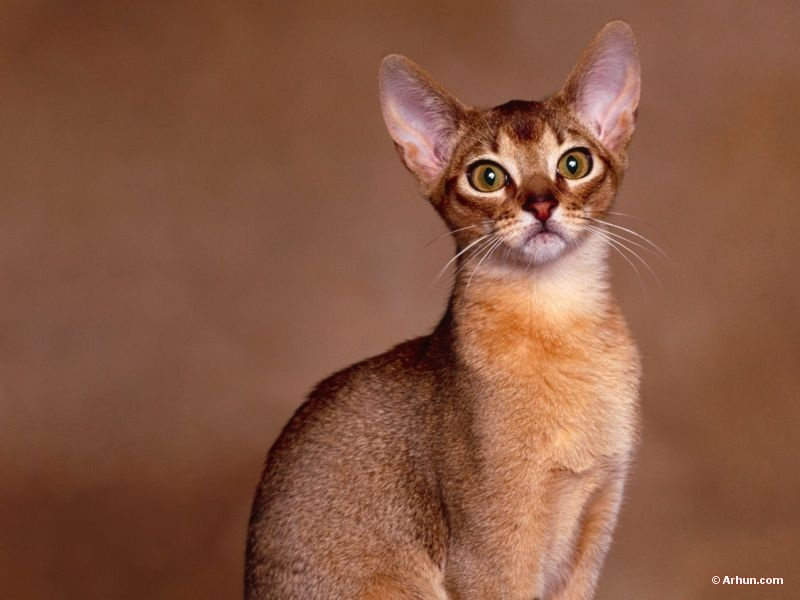
#> input picture examples_PET/Abyssinian.jpg, 800 x 600 px, given in place of Abyssinian_trimap.png, which was not available
$ python reveal_segmentation.py
#> lines starting #> are read from the running program, lines starting #| are printed output that depends on the picture; after the words box and inside, x2 and y2 are one past the last pixel; in counts of white or black regions, pixels touching at a corner belong together; pictures that were not available may be replaced by others from this repository, and a replacement may not be noted
import os

import cv2
import numpy as np
from pathlib import Path
from PIL import Image

IMAGE_DIR = Path("./examples_PET")
OUTPUT_DIR = Path("./trimap/PET")

IMAGE_NAMES = [
    "Abyssinian",
    "american_bulldog",
    "basset_hound",
    "beagle",
    "miniature_pinscher",
]

def make_trimap(image_path: Path) -> np.ndarray:
    img = Image.open(image_path).convert("RGB")
#> img is the input picture: PIL image 800x600 RGB; mean R, G, B 135.3, 88.7, 66.5
    img = np.array(img)

    gray = cv2.cvtColor(img, cv2.COLOR_RGB2GRAY)
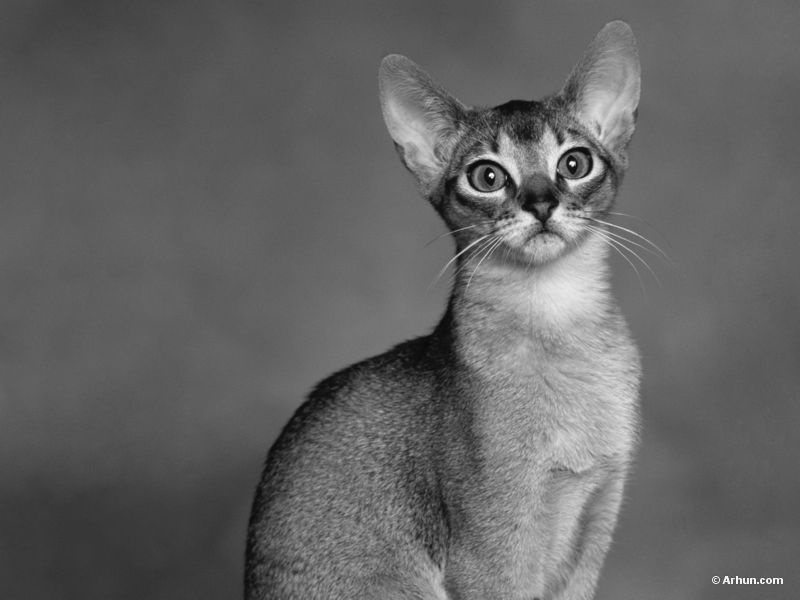
#> gray: shape (600, 800); min 5, max 254, mean 100.1
    gray_norm = cv2.normalize(gray, None, 0, 255, cv2.NORM_MINMAX)

    _, animal = cv2.threshold(
        gray_norm,
        0,
        255,
        cv2.THRESH_BINARY_INV + cv2.THRESH_OTSU,
    )
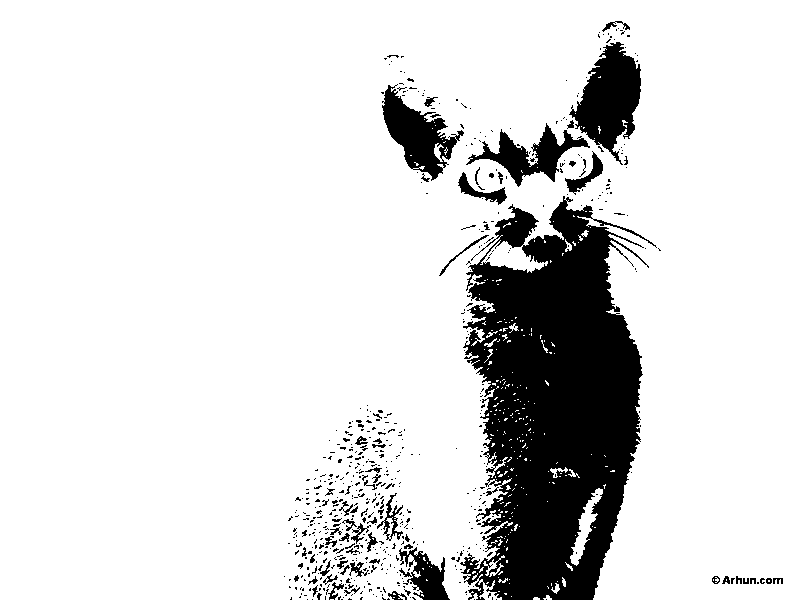
#> animal: shape (600, 800); 86% white; 603 black regions (535 under 20 px), largest, box (x1, y1, x2, y2) and area: (460, 196, 657, 600) 49381, (569, 42, 641, 165) 4690, (382, 84, 464, 181) 3258

    kernel = np.ones((7, 7), np.uint8)
    expand_kernel = np.ones((14, 14), np.uint8)
    expanded_animal = cv2.dilate(animal, expand_kernel, iterations=1)
#> expanded_animal: shape (600, 800); 94.5% white; 13 black regions (3 under 20 px), largest, box (x1, y1, x2, y2) and area: (487, 234, 634, 600) 22269, (584, 59, 634, 138) 1939, (564, 479, 618, 600) 942

    dilated = cv2.dilate(expanded_animal, kernel, iterations=1)
#> dilated: shape (600, 800); 96% white; 9 black regions (3 under 20 px), largest, box (x1, y1, x2, y2) and area: (503, 242, 631, 461) 13920, (518, 471, 582, 600) 3256, (588, 66, 631, 126) 1237, (396, 115, 425, 153) 348, (570, 575, 588, 600) 205, (588, 465, 596, 479) 82
    eroded = cv2.erode(expanded_animal, kernel, iterations=1)
#> eroded: shape (600, 800); 92.6% white; 11 black regions, largest, box (x1, y1, x2, y2) and area: (484, 231, 637, 600) 27427, (581, 56, 637, 141) 2761, (561, 476, 621, 600) 1941
    border = cv2.subtract(dilated, eroded)
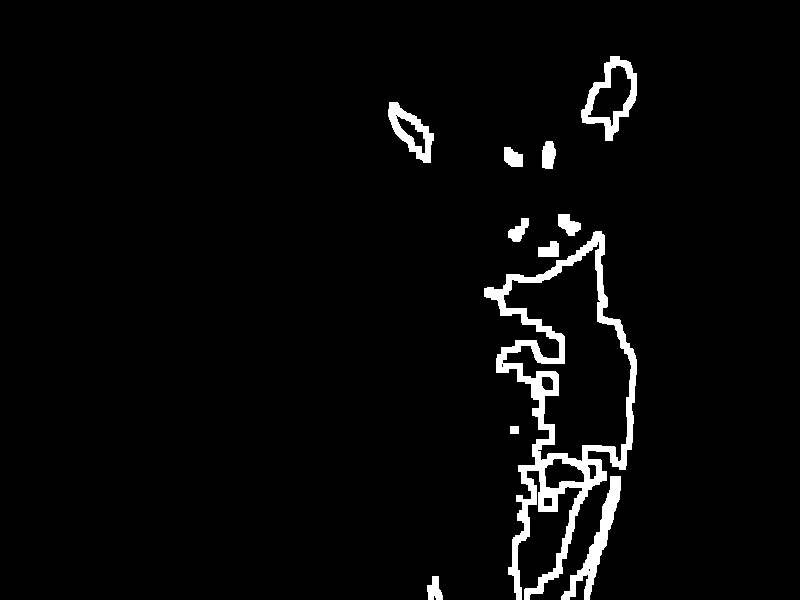
#> border: shape (600, 800); 3.4% white; 11 white regions, largest, box (x1, y1, x2, y2) and area: (484, 231, 637, 600) 10166, (561, 476, 621, 600) 1734, (581, 56, 637, 141) 1524

    trimap = np.zeros_like(expanded_animal, dtype=np.uint8)
    trimap[expanded_animal == 255] = 255
    trimap[border == 255] = 128

    return trimap


def save_colored_trimap(trimap: np.ndarray, output_path: Path) -> None:
    color = np.zeros((trimap.shape[0], trimap.shape[1], 3), dtype=np.uint8)

    color[trimap == 0] = [0, 0, 0]          # background
    color[trimap == 128] = [255, 255, 0]    # border
    color[trimap == 255] = [255, 255, 255]  # animal

    cv2.imwrite(str(output_path), cv2.cvtColor(color, cv2.COLOR_RGB2BGR))
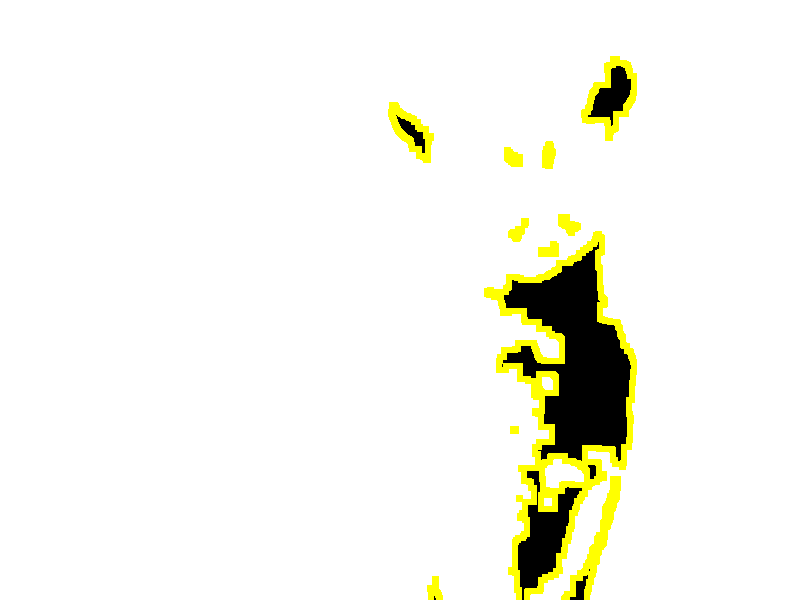
#> saved as Abyssinian_trimap_color.png: shape (600, 800, 3); mean B, G, R 236.2, 244.9, 244.9


def save_overlay(base_image_path: Path, trimap: np.ndarray, output_path: Path, alpha: float = 0.45) -> None:
#> called with alpha = 0.45
    base = Image.open(base_image_path).convert("RGB")
    base = np.array(base)

    if base.shape[:2] != trimap.shape[:2]:
        trimap = cv2.resize(
            trimap,
            (base.shape[1], base.shape[0]),
            interpolation=cv2.INTER_NEAREST,
        )

    overlay = base.copy()

    # RGB overlay colors
    overlay[trimap == 128] = [255, 255, 0]  # yellow border
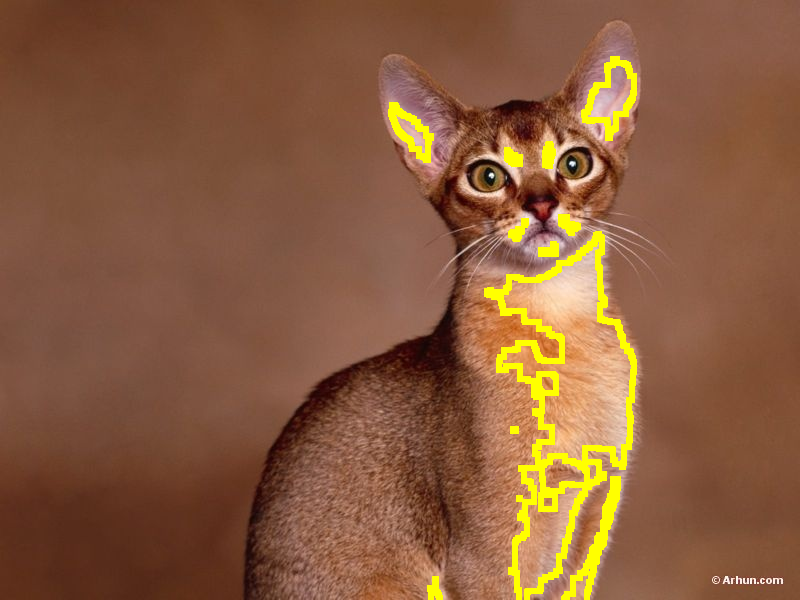
#> overlay: shape (600, 800, 3); 3.4% of pixels changed, all inside (x1, y1, x2, y2) = (388, 56, 637, 600)
    overlay[trimap == 255] = [255, 0, 0]    # red animal
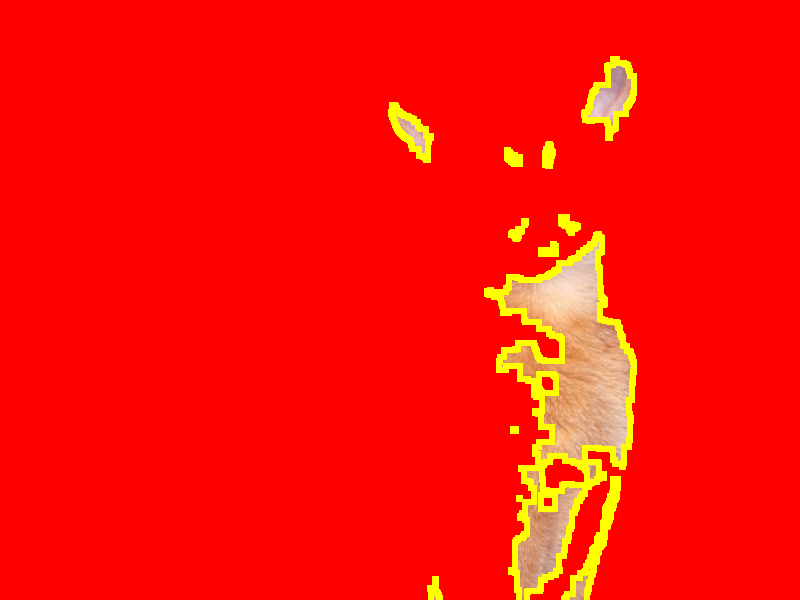
#> overlay: shape (600, 800, 3); mean R, G, B 253.8, 15.4, 5.3

    result = cv2.addWeighted(base, 1 - alpha, overlay, alpha, 0)
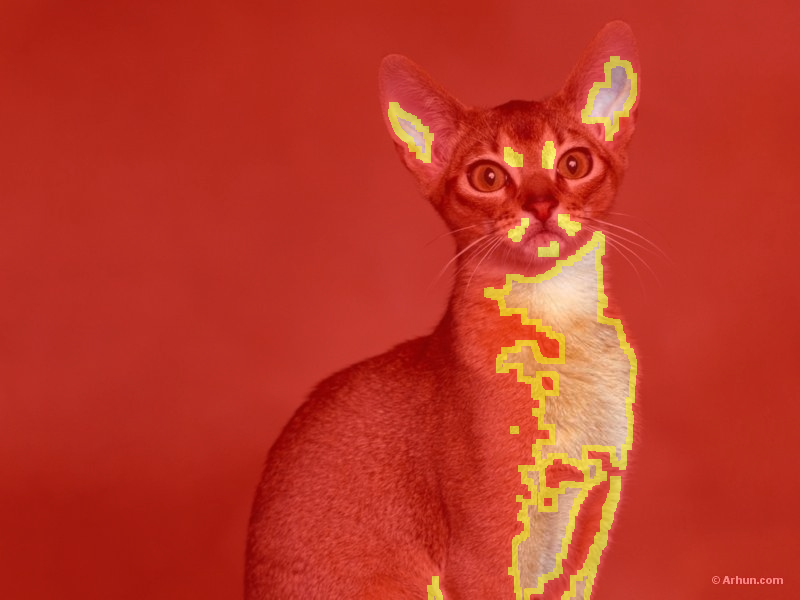
#> result: shape (600, 800, 3); mean R, G, B 188.6, 55.7, 39

    cv2.imwrite(str(output_path), cv2.cvtColor(result, cv2.COLOR_RGB2BGR))


if __name__ == "__main__":
    for image_name in IMAGE_NAMES:
        input_path = IMAGE_DIR / f"{image_name}_trimap.png"
        base_image_path = IMAGE_DIR / f"{image_name}.jpg"

        trimap = make_trimap(input_path)
        os.makedirs(OUTPUT_DIR, exist_ok=True)
        # raw_path = OUTPUT_DIR / f"{image_name}_trimap_raw.png"
        color_path = OUTPUT_DIR / f"{image_name}_trimap_color.png"
        overlay_path = OUTPUT_DIR / f"{image_name}_trimap_overlay.png"

        # cv2.imwrite(str(raw_path), trimap)
        save_colored_trimap(trimap, color_path)
        save_overlay(base_image_path, trimap, overlay_path)

        # print(f"Saved: {raw_path}")
        print(f"Saved: {color_path}")
        print(f"Saved: {overlay_path}")
#> pass 2 of the loop `for image_name in IMAGE_NAMES:`:
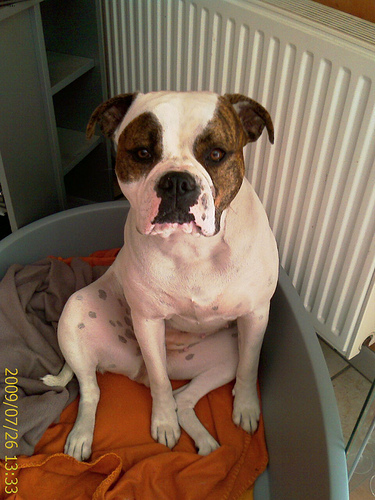
#> input picture examples_PET/american_bulldog.jpg, 375 x 500 px, given in place of american_bulldog_trimap.png, which was not available
#> in make_trimap, img is the input picture: PIL image 375x500 RGB; mean R, G, B 122.2, 101.1, 82.2
#> gray: shape (500, 375)
#> in make_trimap (call 2), `_, animal = cv2.threshold( gray_norm, 0, 255, cv2.THRESH_BINARY_INV + ..`:
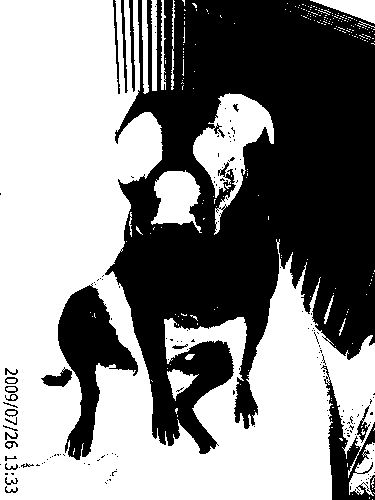
#> animal: shape (500, 375); 54.2% white; 159 black regions (134 under 20 px), largest, box (x1, y1, x2, y2) and area: (105, 0, 375, 454) 75516, (58, 283, 138, 460) 5884, (321, 365, 375, 500) 2374
#> expanded_animal: shape (500, 375); 73.9% white; 16 black regions (9 under 20 px), largest, box (x1, y1, x2, y2) and area: (122, 0, 375, 425) 45753, (65, 296, 126, 406) 1981, (190, 350, 226, 387) 615
#> dilated: shape (500, 375); 78.2% white; 8 black regions (2 under 20 px), largest, box (x1, y1, x2, y2) and area: (127, 0, 375, 355) 38956, (69, 306, 113, 365) 1096, (355, 305, 375, 331) 358, (205, 353, 223, 377) 285, (140, 191, 148, 212) 91, (163, 405, 166, 419) 35
#> eroded: shape (500, 375); 68.7% white; 8 black regions, largest, box (x1, y1, x2, y2) and area: (119, 0, 375, 428) 52543, (62, 293, 129, 440) 3456, (187, 347, 229, 390) 1119
#> border: shape (500, 375); 9.5% white; 9 white regions, largest, box (x1, y1, x2, y2) and area: (119, 0, 375, 428) 12293, (62, 293, 129, 440) 2354, (276, 0, 375, 55) 900
#> in save_overlay (call 2), `result = cv2.addWeighted(base, 1 - alpha, overlay, alpha, 0)`:
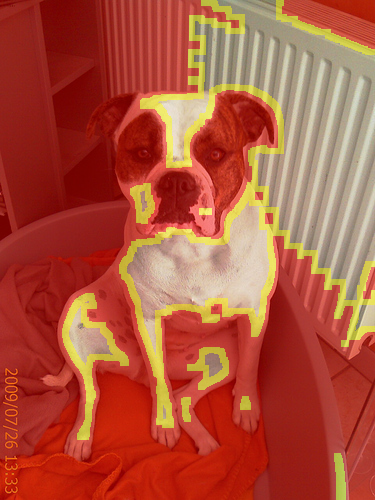
#> result: shape (500, 375, 3); mean R, G, B 175.1, 83, 59.6
#> pass 3 of the loop `for image_name in IMAGE_NAMES:`:
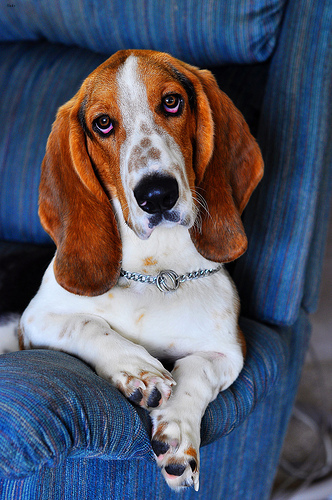
#> input picture examples_PET/basset_hound.jpg, 332 x 500 px
#> in save_overlay, base is the input picture: PIL image 332x500 RGB; mean R, G, B 85.1, 88.1, 103.8
#> in save_overlay (call 3), `overlay[trimap == 255] = [255, 0, 0]`:
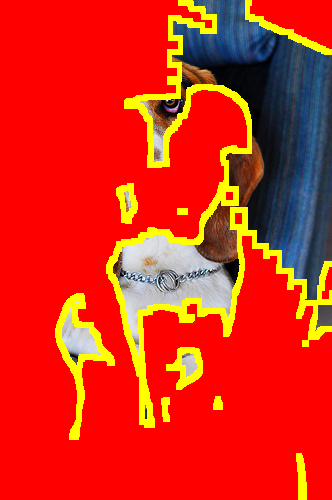
#> overlay: shape (500, 332, 3); mean R, G, B 216.5, 42.6, 21.8
#> in save_overlay (call 3), `result = cv2.addWeighted(base, 1 - alpha, overlay, alpha, 0)`:
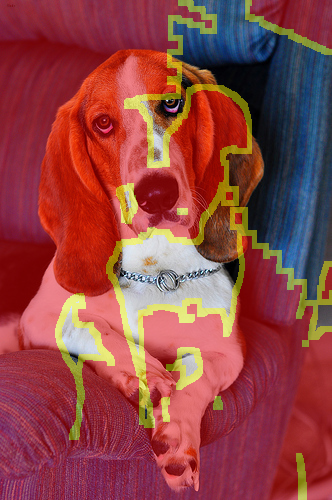
#> result: shape (500, 332, 3); mean R, G, B 144.2, 67.7, 66.9
#> (the run stopped early here; a loop or call above may not have finished)
